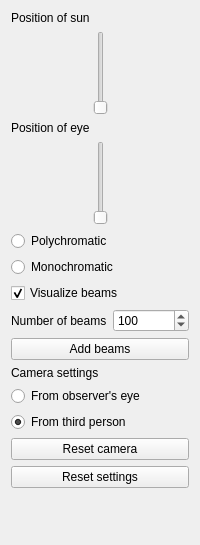
          <widget class="QWidget" name="page6">
           <layout class="QVBoxLayout" name="verticalLayout_14">
            <item>
             <widget class="QLabel" name="label_sun_position_page6">
              <property name="text">
               <string>Position of sun</string>
              </property>
             </widget>
            </item>
            <item>
             <layout class="QHBoxLayout" name="hLayout_sun_position_page6">
              <item>
               <spacer name="hlSpacer_sun_position_page6">
                <property name="orientation">
                 <enum>Qt::Orientation::Horizontal</enum>
                </property>
                <property name="sizeHint" stdset="0">
                 <size>
                  <width>40</width>
                  <height>20</height>
                 </size>
                </property>
               </spacer>
              </item>
              <item>
               <widget class="QSlider" name="verticalSlider_sun_position_page6">
                <property name="maximum">
                 <number>9999</number>
                </property>
                <property name="singleStep">
                 <number>100</number>
                </property>
                <property name="pageStep">
                 <number>1000</number>
                </property>
                <property name="value">
                 <number>50</number>
                </property>
                <property name="orientation">
                 <enum>Qt::Orientation::Vertical</enum>
                </property>
               </widget>
              </item>
              <item>
               <spacer name="hrSpacer_sun_position_page6">
                <property name="orientation">
                 <enum>Qt::Orientation::Horizontal</enum>
                </property>
                <property name="sizeHint" stdset="0">
                 <size>
                  <width>40</width>
                  <height>20</height>
                 </size>
                </property>
               </spacer>
              </item>
             </layout>
            </item>
            <item>
             <widget class="QLabel" name="label_eye_position_page6">
              <property name="text">
               <string>Position of eye</string>
              </property>
             </widget>
            </item>
            <item>
             <layout class="QHBoxLayout" name="hLayout_eye_position_page6">
              <item>
               <spacer name="hlSpacer_eye_position_page6">
                <property name="orientation">
                 <enum>Qt::Orientation::Horizontal</enum>
                </property>
                <property name="sizeHint" stdset="0">
                 <size>
                  <width>40</width>
                  <height>20</height>
                 </size>
                </property>
               </spacer>
              </item>
              <item>
               <widget class="QSlider" name="verticalSlider_eye_position_page6">
                <property name="minimum">
                 <number>1</number>
                </property>
                <property name="maximum">
                 <number>20</number>
                </property>
                <property name="pageStep">
                 <number>1</number>
                </property>
                <property name="value">
                 <number>1</number>
                </property>
                <property name="orientation">
                 <enum>Qt::Orientation::Vertical</enum>
                </property>
               </widget>
              </item>
              <item>
               <spacer name="hrSpacer_eye_position_page6">
                <property name="orientation">
                 <enum>Qt::Orientation::Horizontal</enum>
                </property>
                <property name="sizeHint" stdset="0">
                 <size>
                  <width>40</width>
                  <height>20</height>
                 </size>
                </property>
               </spacer>
              </item>
             </layout>
            </item>
            <item>
             <widget class="QRadioButton" name="radioButton_polychromatic_page6">
              <property name="text">
               <string>Polychromatic</string>
              </property>
              <property name="checked">
               <bool>false</bool>
              </property>
             </widget>
            </item>
            <item>
             <widget class="QRadioButton" name="radioButton_monochromatic_page6">
              <property name="text">
               <string>Monochromatic</string>
              </property>
              <property name="checked">
               <bool>false</bool>
              </property>
             </widget>
            </item>
            <item>
             <widget class="QCheckBox" name="checkBox_show_beams_page6">
              <property name="text">
               <string>Visualize beams</string>
              </property>
              <property name="checked">
               <bool>true</bool>
              </property>
             </widget>
            </item>
            <item>
             <layout class="QHBoxLayout" name="hLayout_number_of_beams_page6">
              <item>
               <widget class="QLabel" name="label_number_of_beams_page6">
                <property name="text">
                 <string>Number of beams</string>
                </property>
               </widget>
              </item>
              <item>
               <widget class="QSpinBox" name="spinBox_number_of_beams_page6">
                <property name="minimum">
                 <number>1</number>
                </property>
                <property name="maximum">
                 <number>1000000</number>
                </property>
                <property name="singleStep">
                 <number>100</number>
                </property>
                <property name="value">
                 <number>100</number>
                </property>
               </widget>
              </item>
             </layout>
            </item>
            <item>
             <widget class="QPushButton" name="pushButton_add_beams_page6">
              <property name="text">
               <string>Add beams</string>
              </property>
             </widget>
            </item>
            <item>
             <widget class="QLabel" name="label">
              <property name="text">
               <string>Camera settings</string>
              </property>
             </widget>
            </item>
            <item>
             <widget class="QRadioButton" name="radioButton_fly_to_eye_page6">
              <property name="text">
               <string>From observer's eye</string>
              </property>
             </widget>
            </item>
            <item>
             <widget class="QRadioButton" name="radioButton_back_to_god_page6">
              <property name="text">
               <string>From third person</string>
              </property>
              <property name="checked">
               <bool>true</bool>
              </property>
             </widget>
            </item>
            <item>
             <widget class="QPushButton" name="pushButton_reset_camera_page6">
              <property name="text">
               <string>Reset camera</string>
              </property>
             </widget>
            </item>
            <item>
             <widget class="QPushButton" name="pushButton_reset_settings_page6">
              <property name="text">
               <string>Reset settings</string>
              </property>
             </widget>
            </item>
            <item>
             <spacer name="vSpacer_page6">
              <property name="orientation">
               <enum>Qt::Orientation::Vertical</enum>
              </property>
              <property name="sizeHint" stdset="0">
               <size>
                <width>20</width>
                <height>46</height>
               </size>
              </property>
             </spacer>
            </item>
           </layout>
          </widget>
